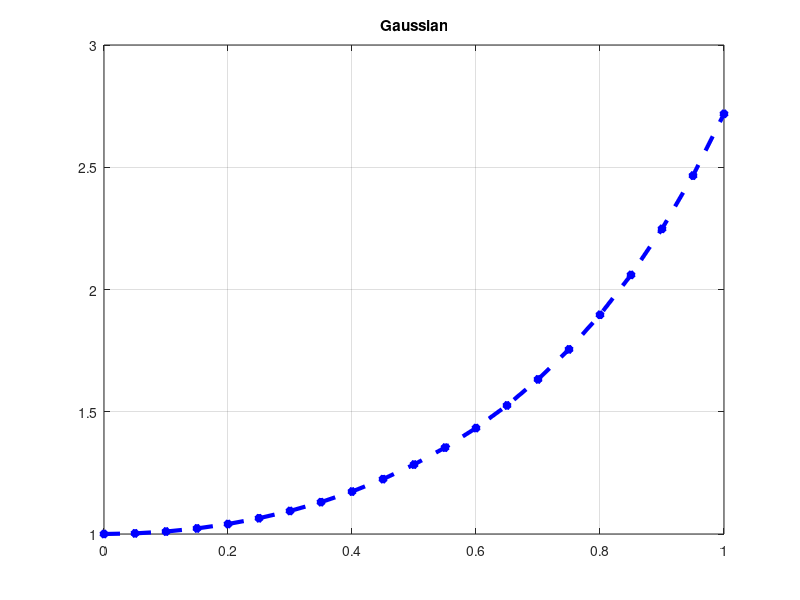

Write the MATLAB code that produced this figure.
# The tutorial give us a promt to code it tell us
# "Exercise 1: Plot the following function on the given interval.
# f(x)  e^-x^2 , 0<=x<=1
# Plot it as a solid red line of greater than
#default thickness. Add a grid and give the plot the title ”Gaussian”
function Exercise
  # this sets our interval from 0-1 we need 20 sub intervals so 0.05 fits the bill
  x=(0:0.05:1)
  # next we need our exponent value which is x^2
  val = x.^2.
  #then we need to solve for y using our exp function
  y = exp(val)
  #then we can just plot our answers
  plot(x,y,'b--*','linewidth',3)
  #need to add the gidlines and the title
  grid on
  title("Gaussian")
 endfunction

